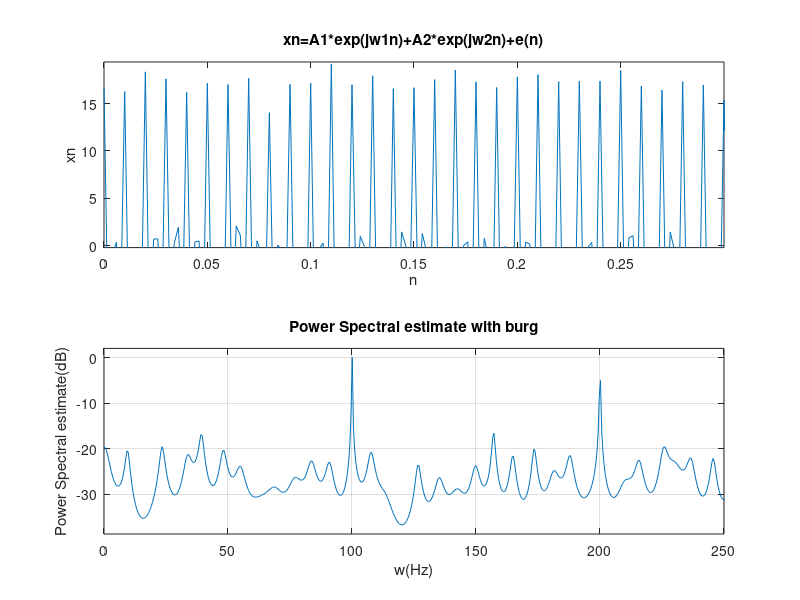

Reproduce this figure in MATLAB.
clear
Fs=500;
n=0:1/Fs:0.4;
w1=200*pi;A1=5;
w2=400*pi;A2=12;
xn=A1*(cos(w1*n)+j*sin(w1*n))+A2*(j*sin(w2*n)+cos(w2*n))+randn(size(n));%xn=A1*exp(jw1n)+A2*exp(jw2n);
subplot(211);
plot(n,xn);
xlabel('n');
ylabel('xn');
title('xn=A1*exp(jw1n)+A2*exp(jw2n)+e(n)');




ymax_xn=max(xn)+0.2;
ymin_xn=min(xn)-0.2;
axis([0 0.3 ymin_xn ymax_xn]);
p=floor(length(xn)/3)+1;
nfft=1024;
[xpsd,f]=pburg(xn,p,nfft,Fs);
pmax=max(xpsd);
xpsd=xpsd/pmax;
xpsd=10*log10(xpsd+0.000001);
subplot(212);
plot(f,xpsd);
title('Power Spectral estimate with burg');
ylabel('Power Spectral estimate(dB)');
xlabel('w(Hz)');
grid on;
ymin=min(xpsd)-2;
ymax=max(xpsd)+2;
axis([0 Fs/2 ymin ymax]);